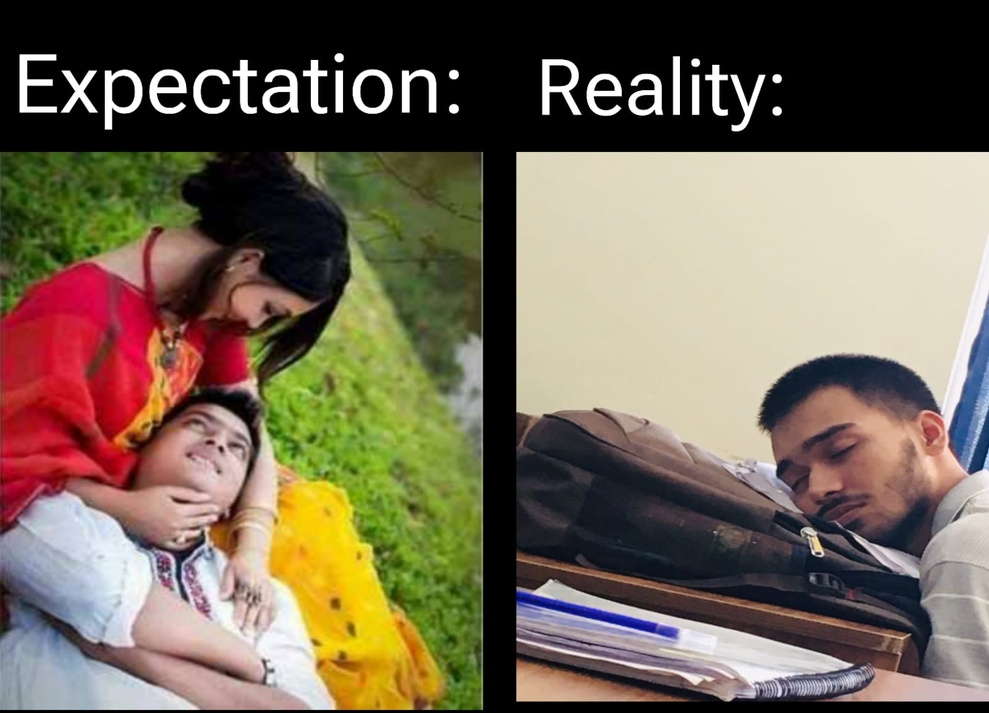
#> input picture IMG-20230914-WA0004.jpg, 989 x 713 px, shrunk from 1600 x 1154 before the run, given in place of the camera
$ python gradient.py
#> lines starting #> are read from the running program, lines starting #| are printed output that depends on the picture; after the words box and inside, x2 and y2 are one past the last pixel; in counts of white or black regions, pixels touching at a corner belong together
import cv2
import numpy as np
screenRead=cv2.VideoCapture(0)
while True :
    _,image=screenRead.read()
#> image is the input picture: shape (713, 989, 3); mean B, G, R 85.5, 103, 115.3
    hsv=cv2.cvtColor(image,cv2.COLOR_BGR2HSV)
#> hsv: shape (713, 989, 3); mean H, S, V 46.8, 76.6, 121.4
    blue1=np.array([110,50,50])
    blue2=np.array([130,255,255])
    mask=cv2.inRange(hsv,blue1,blue2)
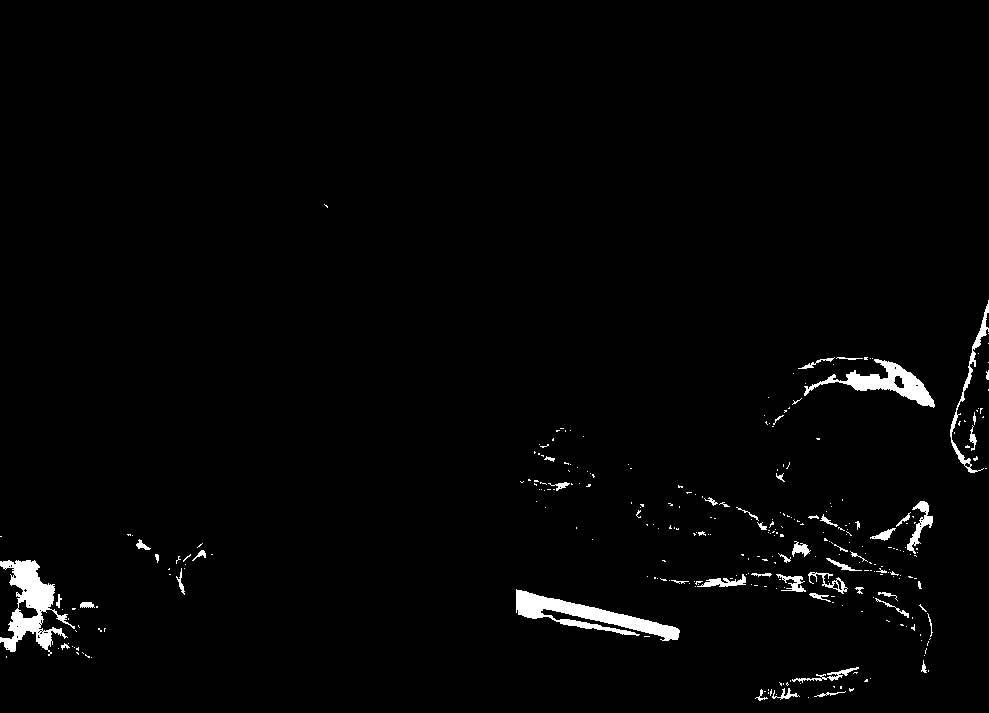
#> mask: shape (713, 989); 1.8% white; 306 white regions (253 under 20 px), largest, box (x1, y1, x2, y2) and area: (516, 589, 680, 641) 2806, (0, 560, 75, 656) 2742, (804, 359, 935, 408) 1847
    kernel=np.ones((5,5),np.uint8)
    gradient=cv2.morphologyEx(mask,cv2.MORPH_GRADIENT,kernel)
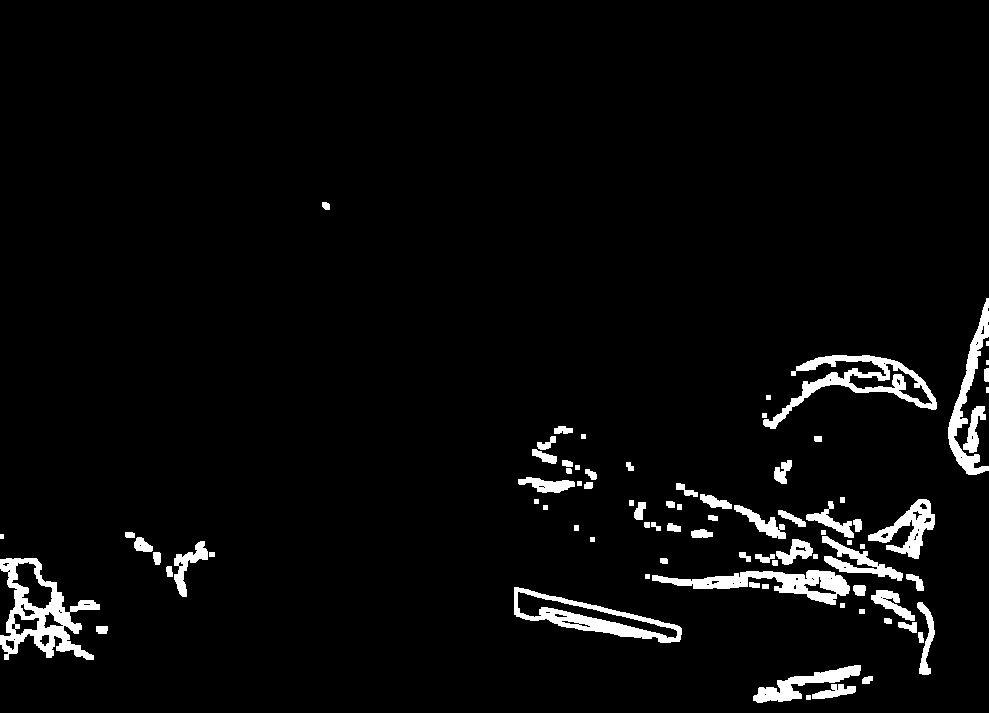
#> gradient: shape (713, 989); 3.9% white; 82 white regions (3 under 20 px), largest, box (x1, y1, x2, y2) and area: (0, 558, 100, 660) 3704, (763, 355, 937, 429) 2985, (652, 570, 850, 605) 2666
    cv2.imshow('Orginal Blue Mask',mask)
    cv2.imshow('after gradient (Edges Highlighted)',gradient)
    if cv2.waitKey(1) & 0xFF== ord('a') :
#> (key Esc is pressed here)
        break
cv2.destroyAllWindows()
screenRead.release()

$ run again, on gamma_transformed0.5.jpg
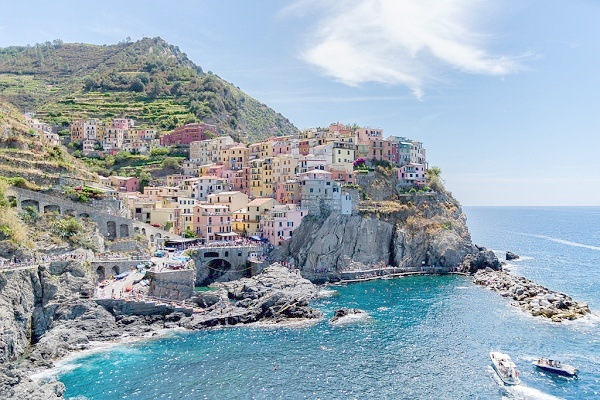
#> input picture gamma_transformed0.5.jpg, 600 x 400 px, given in place of the camera
#> image is the input picture: shape (400, 600, 3); mean B, G, R 181.3, 169.5, 152.7
#> hsv: shape (400, 600, 3); mean H, S, V 92.5, 56.4, 186.5
#> `mask=cv2.inRange(hsv,blue1,blue2)`:
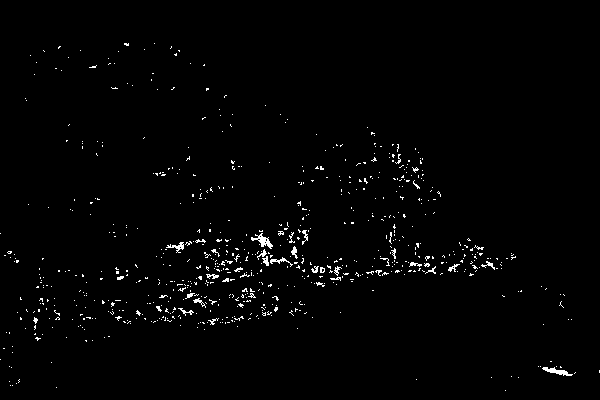
#> mask: shape (400, 600); 1.4% white in thin lines or dots, all inside (x1, y1, x2, y2) = (0, 43, 600, 391)
#> `gradient=cv2.morphologyEx(mask,cv2.MORPH_GRADIENT,kernel)`:
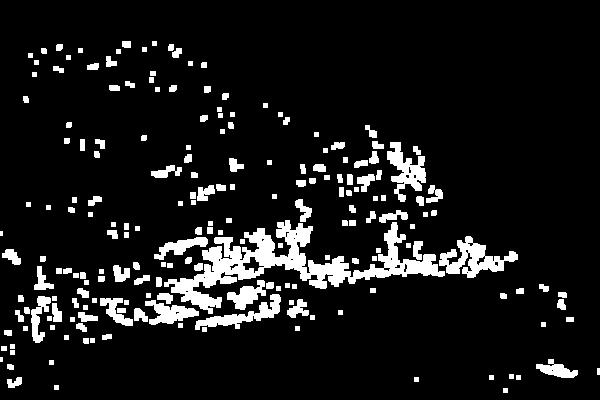
#> gradient: shape (400, 600); 9.6% white; 200 white regions (2 under 20 px), largest, box (x1, y1, x2, y2) and area: (164, 220, 445, 314) 7068, (439, 236, 518, 278) 1406, (387, 142, 426, 202) 1073
